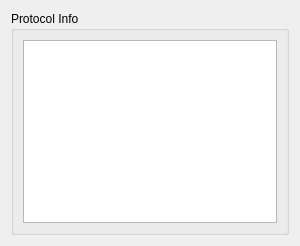
<?xml version="1.0" encoding="UTF-8"?>
<ui version="4.0">
 <class>ProtocolsStackWidget</class>
 <widget class="QWidget" name="ProtocolsStackWidget">
  <property name="geometry">
   <rect>
    <x>0</x>
    <y>0</y>
    <width>300</width>
    <height>246</height>
   </rect>
  </property>
  <property name="windowTitle">
   <string>Protocol Info Widget</string>
  </property>
  <layout class="QVBoxLayout" name="verticalLayout_2">
   <item>
    <widget class="QGroupBox" name="groupBox">
     <property name="title">
      <string>Protocol Info</string>
     </property>
     <layout class="QVBoxLayout" name="verticalLayout">
      <item>
       <widget class="QTreeWidget" name="m_protocolsTreeWidget">
        <property name="headerHidden">
         <bool>true</bool>
        </property>
        <column>
         <property name="text">
          <string>Protocols</string>
         </property>
        </column>
       </widget>
      </item>
     </layout>
    </widget>
   </item>
  </layout>
 </widget>
 <resources/>
 <connections/>
</ui>
